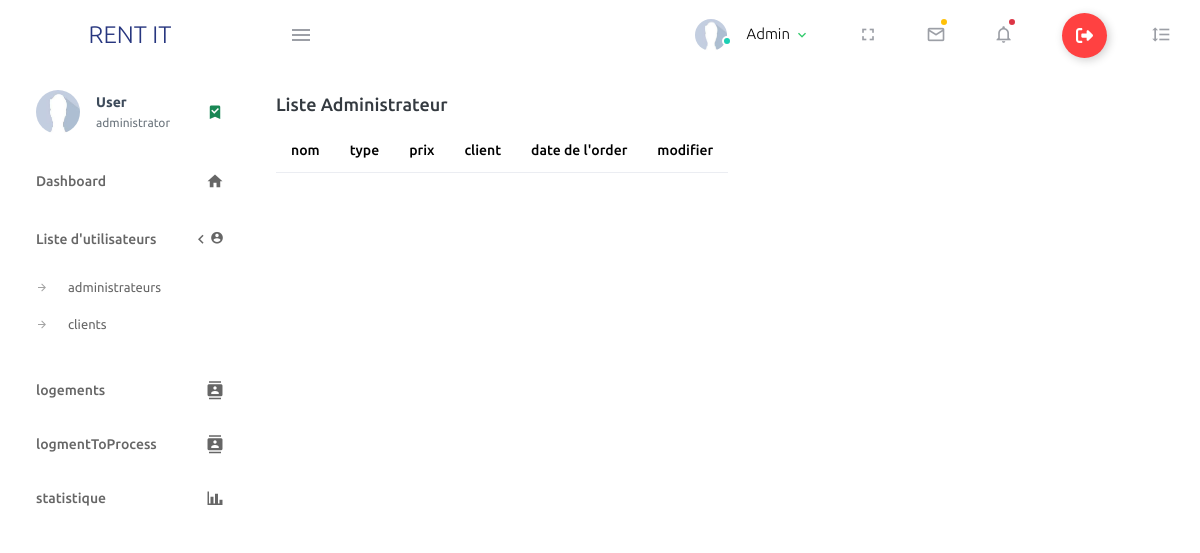
The page /index.php?page=logmentToProcess (signed in) on the database its author committed.
### tables this page shows
CREATE TABLE `utilisateur` (
  `id` int(11) NOT NULL,
  `prenom` varchar(50) NOT NULL,
  `nom` varchar(50) NOT NULL,
  `email` varchar(255) NOT NULL,
  `password` varchar(255) NOT NULL,
  `image_path` varchar(255) DEFAULT NULL,
  `type` enum('client','administrator') NOT NULL
);

### database_connection.php (called while the page is built, shortened)
<?php
function getDatabase() {
    $mysqli = new mysqli($GLOBALS['dbhost'], $GLOBALS['dbuser'], $GLOBALS['dbpassword'], $GLOBALS['dbdatabase']);
    return $mysqli;
}
?>

### models/userModel.php (called while the page is built, shortened)
<?php
class UserModel
{
    private $db;
    public function __construct()
    {
        $this->db = $this->connectToDatabase();
    }
    private function connectToDatabase()
    {
        return getDatabase();
    }
    public function getUserById($userId)
    {
        $userId = $this->db->real_escape_string($userId);
        $query = "SELECT * FROM utilisateur WHERE id = '$userId'";
        $result = $this->db->query($query);
        $userData = $result->fetch_assoc();
        return $userData;
    }
}
?>

### controllers/userController.php (called while the page is built, shortened)
<?php
require_once('models/userModel.php');
    function getUser(){
        $userId = $_SESSION['id'];
        $userModel = new UserModel();
        $user = $userModel->getUserById($userId);
        return $user;
    }
    ?>

### view/admin/logmentToProcess.php (the view, shortened to what this page needs)
<div class="row">
    <div class="col-12 grid-margin">
        <div class="card">
            <div class="card-body">
                <h4 class="card-title">Liste administrateur</h4>
                <div class="table-responsive">
                    <table class="table">
                        <thead>
                            <tr>
                                <th> nom </th>
                                <th> type </th>
                                <th> prix </th>
                                <th> client </th>
                                <th> date de l'order </th>
                                <th> modifier </th>
                            </tr>
                        </thead>
                    </table>
                </div>
            </div>
        </div>
    </div>
</div>

### view/admin/header.php (shortened to what this page needs)
<nav class="navbar default-layout-navbar col-lg-12 col-12 p-0 fixed-top d-flex flex-row">
  <div class="text-center navbar-brand-wrapper d-flex align-items-center justify-content-center">
    <a class="navbar-brand brand-logo" href="<?php echo $_SERVER['PHP_SELF'] ?>">RENT IT</a>
  </div>
  <div class="navbar-menu-wrapper d-flex align-items-stretch">
    <button class="navbar-toggler navbar-toggler align-self-center" type="button" data-toggle="minimize">
      <span class="mdi mdi-menu"></span>
    </button>
    <ul class="navbar-nav navbar-nav-right">
      <li class="nav-item nav-profile dropdown">
        <a class="nav-link dropdown-toggle" id="profileDropdown" href="#profile" data-bs-toggle="dropdown"
          aria-expanded="false">
          <div class="nav-profile-img">
            <img src="assets\img\UsersImages\<?php echo $user['image_path'] ?>" alt="<?php echo $user['image_path'] ?>">
            <span class="availability-status online"></span>
          </div>
          <div class="nav-profile-text">
            <p class="mb-1 text-black">
              <?php echo $user['prenom'] ?>
            </p>
          </div>
        </a>
      </li>
      <li class="nav-item d-none d-lg-block full-screen-link">
        <a class="nav-link">
          <i class="mdi mdi-fullscreen" id="fullscreen-button"></i>
        </a>
      </li>
      <li class="nav-item dropdown">
        <a class="nav-link count-indicator dropdown-toggle" id="messageDropdown" href="#" data-bs-toggle="dropdown"
          aria-expanded="false">
          <i class="mdi mdi-email-outline"></i>
          <span class="count-symbol bg-warning"></span>
        </a>
      </li>
      <li class="nav-item dropdown">
        <a class="nav-link count-indicator dropdown-toggle" id="notificationDropdown" href="#"
          data-bs-toggle="dropdown">
          <i class="mdi mdi-bell-outline"></i>
          <span class="count-symbol bg-danger"></span>
        </a>
      </li>
      <li class="nav-item nav-logout d-none d-lg-block">
        <a href="<?php echo $_SERVER['PHP_SELF']. '?page=logout'  ?>" class="text-reset nav-link">
          <button class="logout-Btn">
            <div class="logout-sign"></div>
          </button>
        </a>
      </li>
      <li class="nav-item nav-settings d-none d-lg-block">
        <a class="nav-link" href="#">
          <i class="mdi mdi-format-line-spacing"></i>
        </a>
      </li>
    </ul>
  </div>
</nav>

### view/admin/sidebar.php (shortened to what this page needs)
<nav class="sidebar sidebar-offcanvas" id="sidebar">
  <ul class="nav">
    <li class="nav-item nav-profile">
      <a href="#profile" class="nav-link">
        <div class="nav-profile-image">
          <img src="assets\img\UsersImages\<?php echo $user['image_path'] ?>" alt="<?php echo $user['image_path'] ?>">
        </div>
        <div class="nav-profile-text d-flex flex-column">
          <span class="font-weight-bold mb-2"><?php echo $user['nom'] ?></span>
          <span class="text-secondary text-small"><?php echo $user['type'] ?></span>
        </div>
        <i class="mdi mdi-bookmark-check text-success nav-profile-badge"></i>
      </a>
    </li>
    <li class="nav-item">
      <a class="nav-link" href="<?php echo $_SERVER['PHP_SELF'] ?>">
        <span class="menu-title">Dashboard</span>
        <i class="mdi mdi-home menu-icon"></i>
      </a>
    </li>
    <li class="nav-item">
      <a class="nav-link" data-bs-toggle="collapse" href="#ui-basic" aria-expanded="false" aria-controls="ui-basic">
        <span class="menu-title">Liste d'utilisateurs</span>
        <i class="menu-arrow"></i>
        <i class="mdi mdi-account-circle"></i>
      </a>
      <div class="collapse" id="ui-basic">
        <ul class="nav flex-column sub-menu">
          <li class="nav-item"> <a class="nav-link" href="<?php echo htmlspecialchars($_SERVER['PHP_SELF']) . '?page=adminList'?>">administrateurs</a></li>
          <li class="nav-item"> <a class="nav-link" href="<?php echo htmlspecialchars($_SERVER['PHP_SELF']) . '?page=clientList'?>">clients</a></li>
        </ul>
      </div>
    </li>
    <li class="nav-item">
      <a class="nav-link" href="<?php echo htmlspecialchars($_SERVER['PHP_SELF']) . '?page=listLogement'?>">
        <span class="menu-title">logements</span>
        <i class="mdi mdi-contacts menu-icon"></i>
      </a>
    </li>
    <li class="nav-item">
      <a class="nav-link" href="<?php echo htmlspecialchars($_SERVER['PHP_SELF']) . '?page=logmentToProcess'?>">
        <span class="menu-title">logmentToProcess</span>
        <i class="mdi mdi-contacts menu-icon"></i>
      </a>
    </li>
    <li class="nav-item">
      <a class="nav-link" href="<?php echo htmlspecialchars($_SERVER['PHP_SELF']) . '?page=statistique'?>">
        <span class="menu-title">statistique</span>
        <i class="mdi mdi-chart-bar menu-icon"></i>
      </a>
    </li>
  </ul>
</nav>

### assets/css/style.css (style rules this page uses)
* { margin: 0; padding: 0; box-sizing: border-box; font-family: 'Quicksand', sans-serif; transition: 0.2s ease; }
body { font-family: "Poppins", sans-serif; color: #555555; }
h1, h2, h3, h4, h5, h6 { color: #000000; }
a { color: #000000; text-decoration: none; transition: all 0.5s ease; }
.navbar-toggler { position: relative; }
.navbar-toggler span { display: block; background-color: #000000; height: 3px; width: 25px; margin-top: 4px; margin-bottom: 4px; transform: rotate(0deg); left: 0; opacity: 1; }
.navbar-toggler span:nth-child(1), .navbar-toggler span:nth-child(3) { transition: transform 0.35s ease-in-out; }
.navbar-toggler:not(.collapsed) span:nth-child(1) { position: absolute; left: 12px; top: 10px; transform: rotate(135deg); opacity: 0.9; }

### assets/css/costom.css (style rules this page uses)
.logout-Btn { display: flex; align-items: center; justify-content: flex-start; width: 45px; height: 45px; border: none; border-radius: 50%; cursor: pointer; position: relative; overflow: hidden; transition-duration: .3s; box-shadow: 2px 2px 10px rgba(0, 0, 0, 0.199); background-color: rgb(255, 65, 65); }
.logout-sign { width: 100%; transition-duration: .3s; display: flex; align-items: center; justify-content: center; }
.logout-sign svg { width: 17px; }

### rows shown on the page
utilisateur: image_path (placeholder picture), prenom "Admin", nom "User", type "administrator"
